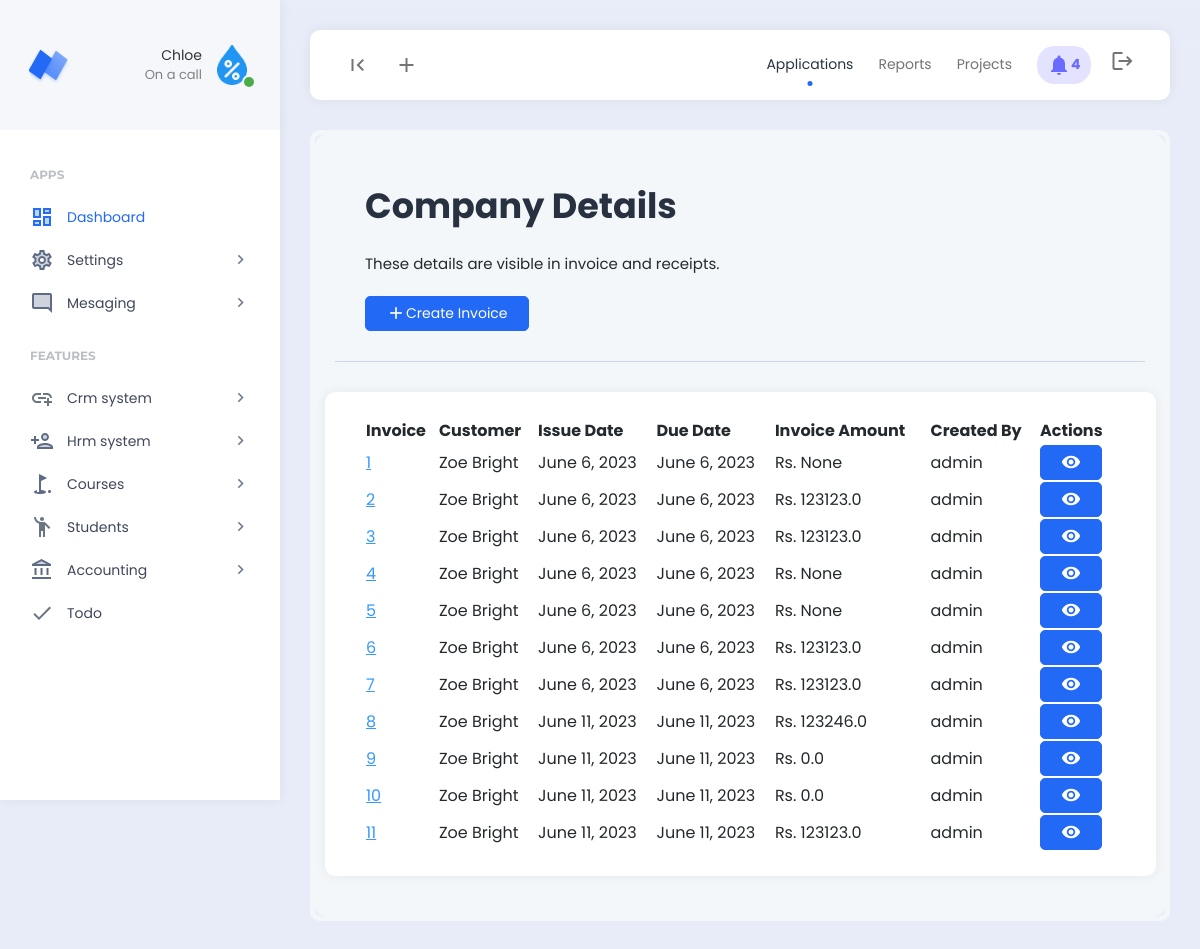
The page /invoice/ (signed in) on the database as committed earlier.
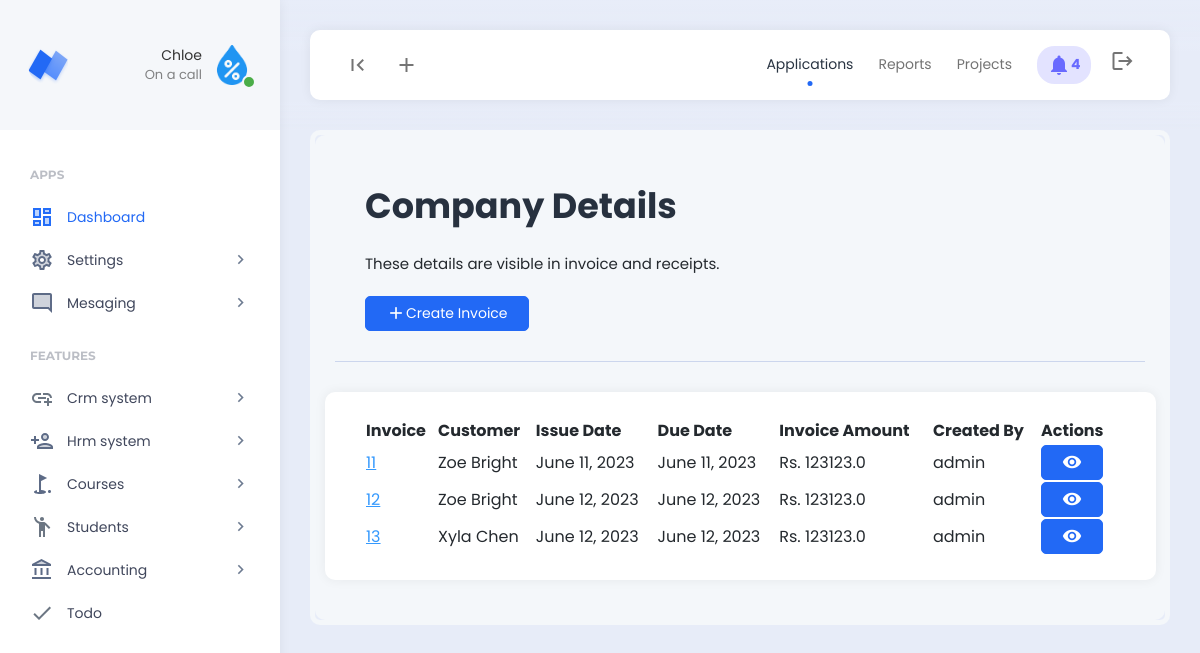
The same page on the database as committed later.
### features/models.py (models this page shows, shortened)
class Company(models.Model):
    company_name = models.CharField(max_length=255)
    company_address = models.CharField(max_length=255)
    company_email = models.CharField(max_length=255)
    company_contact_number = models.CharField(max_length=255)
    company_logo = models.ImageField(upload_to='company_images/')
    payment_terms = models.TextField()
    created = models.DateField(auto_now_add=True)
    class Meta:
        verbose_name_plural = "03. Company Setup"

### finance/models.py (models this page shows, shortened)
class Invoice(models.Model):
    student = models.ForeignKey(Student, on_delete=models.SET_NULL, null = True)
    misc_name = models.CharField(max_length=255,null = True, blank = True)
    misc_amount = models.FloatField(null = True, blank = True)
    discount = models.FloatField(null = True, blank = True)
    remarks = models.CharField(max_length = 255, null = True, blank = True)
    created_by = models.CharField(max_length = 255, null = True, blank = True)
    due_date = models.DateField()
    invoice_amount = models.FloatField(null = True, blank = True)
    created = models.DateField(auto_now_add=True)
    class Meta:
        verbose_name_plural = "01. Invoices"

### student/models.py (models this page shows, shortened)
class Student(models.Model):
    user = models.OneToOneField(User, on_delete=models.CASCADE)
    address = models.CharField(max_length=255)
    contact = models.CharField(max_length=100)
    enrollment_type = models.ForeignKey(EnrollmentType, on_delete=models.SET_NULL, null=True, blank=True)
    source = models.ForeignKey(StudentSource, on_delete=models.SET_NULL, null=True, blank=True)
    stage = models.ForeignKey(StudentStage, on_delete=models.SET_NULL, null=True, blank=True)
    assigned_to = models.ManyToManyField(Employee)
    course = models.ManyToManyField(Course)
    log_status = models.BooleanField(default=True)
    active = models.BooleanField(default=1)
    date_modified = models.DateTimeField(auto_now=True)
    created = models.DateTimeField(auto_now_add=True)
    class Meta:
        verbose_name_plural = "02. Student"

### finance/views.py (the view)
# urls.py: path("invoice/", views.invoice, name="invoice"),
def invoice(request):
    if 'read_finance' in custom_data_views(request):
        invoices = Invoice.objects.all()
        context={
            'invoices':invoices
            }
        return render (request, 'finance/invoices.html',context)
    else:
        messages.info(request, "Unauthorized access.")
        return redirect('home')

### templates/finance/invoices.html
{% include 'header.html' %}
<div class="app-content">
    <div class="content-wrapper">
        <div class="example-container">
            <div class="example-content bg-light">
                <div class="page-description d-flex align-items-center">
                    <div class="page-description-content flex-grow-1">
                        <h1>Company Details</h1>
                        <span>These details are visible in invoice and receipts.</span>
                    </div>
                    <div class="page-description-actions">
                        {% if 'create_finance' in permissions %}
                        <a href="{% url 'create_invoice' %}" class="btn btn-primary"><i class="material-icons">add</i>Create Invoice</a>
						{% endif %}
                    </div>
                </div>
				<div class="row">
					<div class="card">
						<div class="card-body">
							<table id="datatable1" class="display" style="width:100%">
								<thead>
									<tr>
										<th>Invoice</th>
										<th>Customer</th>
										<th>Issue Date</th>
										<th>Due Date</th>
										<th>Invoice Amount</th>
										<th>Created By</th>
										<th>Actions</th>
									</tr>
								</thead>
								<tbody>
									{% for invoices in invoices %}
									<tr>
										<td><a href="#" class="table-link-text link-high-em">{{invoices.id}}</a></td>
										<td>{{ invoices.student.user.first_name|add:" " }}{{ invoices.student.user.last_name }}</td>
										<td>{{invoices.created}}</td>
										<td>{{invoices.created}}</td>
										<td>Rs. {{invoices.invoice_amount}}</td>
										<td>{{invoices.created_by}}</td>
										{% if 'read_finance' in permissions %}
										<td>
											<a  href="{% url 'view_invoice' id=invoices.id %}" class="btn btn-primary"><i class="material-icons">visibility</i></a>
										</td>
										{% else %}
										<td>---</td>
										{% endif %}
									</tr>
									{% endfor %}
								</tbody>
							</table>
						</div>
					</div>
				</div>
            </div>
        </div>
    </div>
</div>
{% include 'footer.html' %}

### templates/header.html (shortened to what this page needs)
{% load static %}
<body>
    {% include 'nav_links.html' %}
    <div class="app align-content-stretch d-flex flex-wrap">
        <div class="app-sidebar">
            <div class="logo">
                <a href="" class="logo-icon"><span class="logo-text">Neptune</span></a>
                <div class="sidebar-user-switcher user-activity-online">
                    <a href="#">
                        <img src="{{company.company_logo.url}}">
                        <span class="activity-indicator"></span>
                        <span class="user-info-text">Chloe<br><span class="user-state-info">On a call</span></span>
                    </a>
                </div>
            </div>
            <div class="app-menu">
                <ul class="accordion-menu">
                    <li class="sidebar-title">
                        Apps
                    </li>
                    <li class="active-page">
                        <a href="{% url 'home' %}" class="active"><i class="material-icons-two-tone">dashboard</i>Dashboard</a>
                    </li>
                    <li>
                        <a href=""><i class="material-icons-two-tone">settings</i>Settings<i class="material-icons has-sub-menu">keyboard_arrow_right</i></a>
                        <li>
                            <a href=""><i class="material-icons-two-tone">mode_comment</i>Mesaging<i class="material-icons has-sub-menu">keyboard_arrow_right</i></a>
                    </li>
                    <li class="sidebar-title">
                        Features
                    </li>
                    <li>
                        <a href=""><i class="material-icons-two-tone">add_link</i>Crm system<i class="material-icons has-sub-menu">keyboard_arrow_right</i></a>
                    </li>
                    <li>
                        <a href=""><i class="material-icons-two-tone">person_add</i>Hrm system<i class="material-icons has-sub-menu">keyboard_arrow_right</i></a>
                    </li>
                    <li>
                        <a href=""><i class="material-icons-two-tone">golf_course</i>Courses<i class="material-icons has-sub-menu">keyboard_arrow_right</i></a>
                    </li>
                    <li>
                        <a href="#"><i class="material-icons-two-tone">emoji_people</i>Students<i class="material-icons has-sub-menu">keyboard_arrow_right</i></a>
                    </li>
                    <li>
                        <a href="#"><i class="material-icons-two-tone">account_balance</i>Accounting<i class="material-icons has-sub-menu">keyboard_arrow_right</i></a>
                    </li>
                    <li>
                        <a href="{% url 'todo' %}"><i class="material-icons-two-tone">done</i>Todo</a>
                    </li>
                </ul>
            </div>
        </div>
        <div class="app-container">
            <div class="app-header">
                <nav class="navbar navbar-light navbar-expand-lg">
                    <div class="container-fluid">
                        <div class="navbar-nav" id="navbarNav">
                            <ul class="navbar-nav">
                                <li class="nav-item">
                                    <a class="nav-link hide-sidebar-toggle-button" href="#"><i class="material-icons">first_page</i></a>
                                </li>
                                <li class="nav-item dropdown hidden-on-mobile">
                                    <a class="nav-link dropdown-toggle" href="#" id="addDropdownLink" role="button" data-bs-toggle="dropdown" aria-expanded="false">
                                        <i class="material-icons">add</i>
                                    </a>
                                </li>
                            </ul>
                        </div>
                        <div class="d-flex">
                            <ul class="navbar-nav">
                                <li class="nav-item hidden-on-mobile">
                                    <a class="nav-link active" href="#">Applications</a>
                                </li>
                                <li class="nav-item hidden-on-mobile">
                                    <a class="nav-link" href="#">Reports</a>
                                </li>
                                <li class="nav-item hidden-on-mobile">
                                    <a class="nav-link" href="#">Projects</a>
                                </li>
                                <li class="nav-item hidden-on-mobile">
                                    <a class="nav-link nav-notifications-toggle" id="notificationsDropDown" href="#" data-bs-toggle="dropdown"><i class="material-icons">notifications</i>4</a>
                                </li>
                                <li class="nav-item hidden-on-mobile">
                                    <a class="nav-link" href="{% url 'logout' %}"><i class="material-icons">logout</i></a>
                                </li>
                            </ul>
                        </div>
                    </div>
                </nav>
            </div>

### templates/nav_links.html (shortened to what this page needs)
{% load static %}
<!DOCTYPE html>
<html lang="en">
<head>
    <link href="{% static 'assets/plugins/bootstrap/css/bootstrap.min.css' %}" rel="stylesheet">
    <link href="{% static 'assets/plugins/perfectscroll/perfect-scrollbar.css' %}" rel="stylesheet">
    <link href="{% static 'assets/plugins/pace/pace.css' %}" rel="stylesheet">
    <link href="{% static 'assets/plugins/datatables/datatables.min.css' %}" rel="stylesheet">
    <link href="{% static 'assets/css/main.min.css' %}" rel="stylesheet">
    <link href="{% static 'assets/css/custom.css'%}" rel="stylesheet">
    <link href="{% static 'assets/plugins/highlight/styles/github-gist.css' %}" rel="stylesheet">
    <link href="{% static 'assets/plugins/summernote/summernote-lite.min.css' %}" rel="stylesheet">
    <link href="{% static 'assets/plugins/select2/css/select2.min.css' %}" rel="stylesheet">
</head>

### templates/footer.html (shortened to what this page needs)
</div>
</div>
 {% load static %}
</body>
</html>

Rows that differ between the two databases and show on the page:
removed Invoice: id "1", student.user.first_name|add "Zoe", student.user.last_name "Bright", created "June 6, 2023", invoice_amount "None", created_by "admin"
removed Invoice: id "2", student.user.first_name|add "Zoe", student.user.last_name "Bright", created "June 6, 2023", invoice_amount "123123.0", created_by "admin"
removed Invoice: id "3", student.user.first_name|add "Zoe", student.user.last_name "Bright", created "June 6, 2023", invoice_amount "123123.0", created_by "admin"
removed Invoice: id "4", student.user.first_name|add "Zoe", student.user.last_name "Bright", created "June 6, 2023", invoice_amount "None", created_by "admin"
removed Invoice: id "5", student.user.first_name|add "Zoe", student.user.last_name "Bright", created "June 6, 2023", invoice_amount "None", created_by "admin"
removed Invoice: id "6", student.user.first_name|add "Zoe", student.user.last_name "Bright", created "June 6, 2023", invoice_amount "123123.0", created_by "admin"
removed Invoice: id "7", student.user.first_name|add "Zoe", student.user.last_name "Bright", created "June 6, 2023", invoice_amount "123123.0", created_by "admin"
removed Invoice: id "8", student.user.first_name|add "Zoe", student.user.last_name "Bright", created "June 11, 2023", invoice_amount "123246.0", created_by "admin"
removed Invoice: id "9", student.user.first_name|add "Zoe", student.user.last_name "Bright", created "June 11, 2023", invoice_amount "0.0", created_by "admin"
removed Invoice: id "10", student.user.first_name|add "Zoe", student.user.last_name "Bright", created "June 11, 2023", invoice_amount "0.0", created_by "admin"
added Invoice: id "12", student.user.first_name|add "Zoe", student.user.last_name "Bright", created "June 12, 2023", invoice_amount "123123.0", created_by "admin"
added Invoice: id "13", student.user.first_name|add "Xyla", student.user.last_name "Chen", created "June 12, 2023", invoice_amount "123123.0", created_by "admin"
